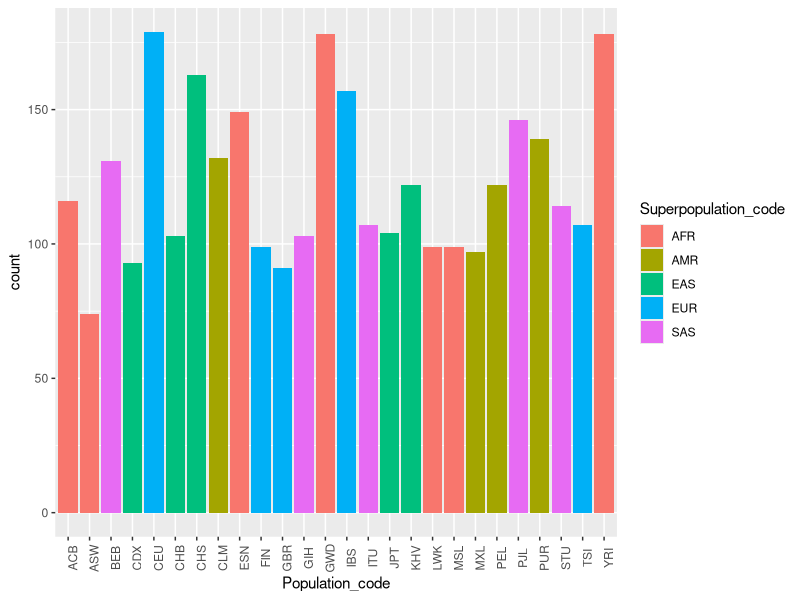
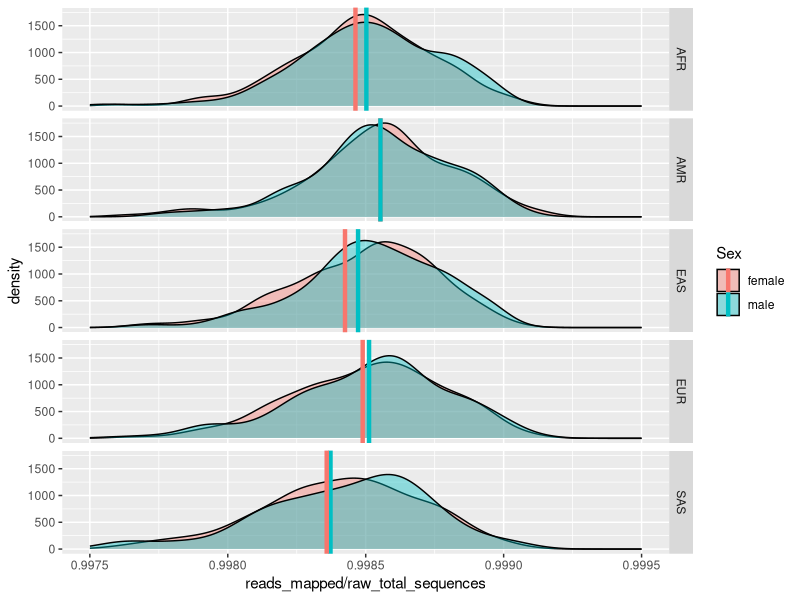
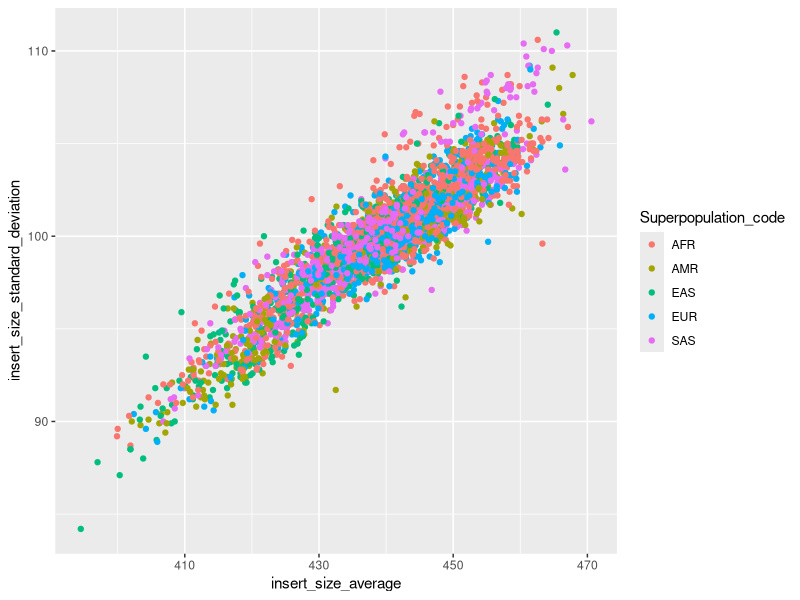
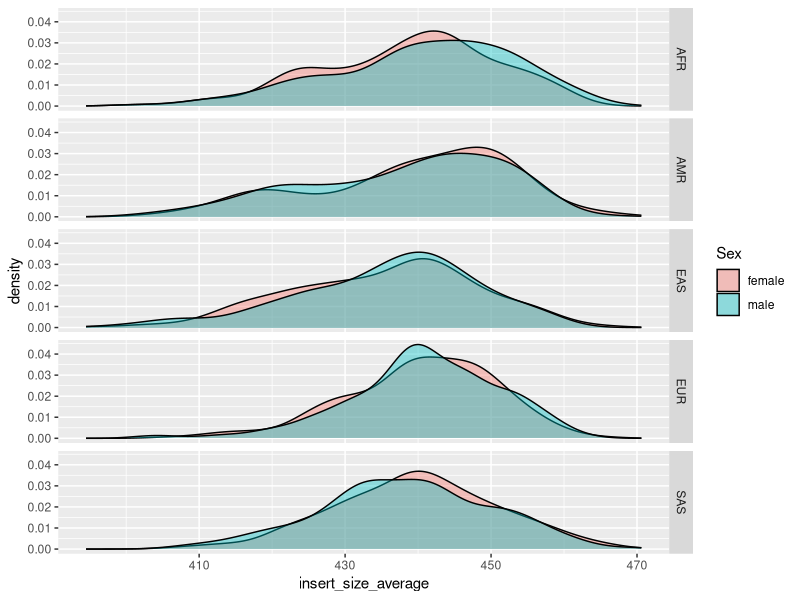
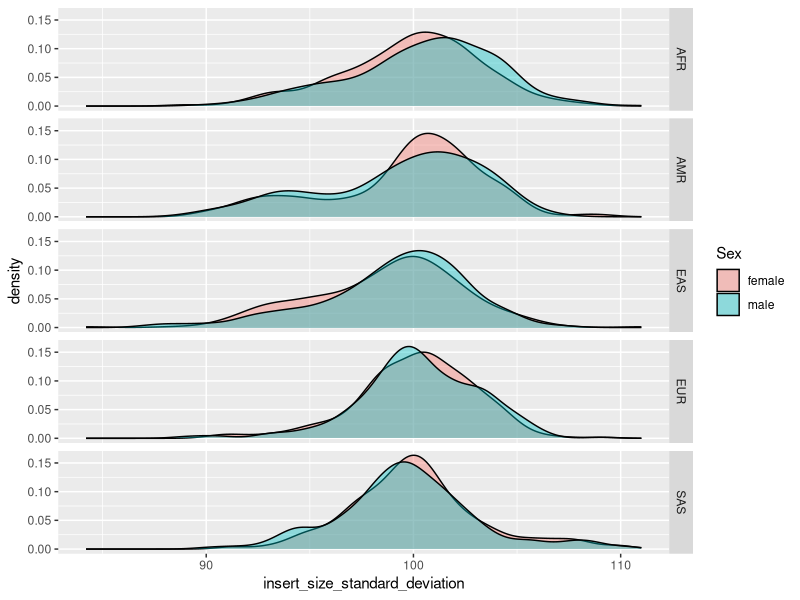
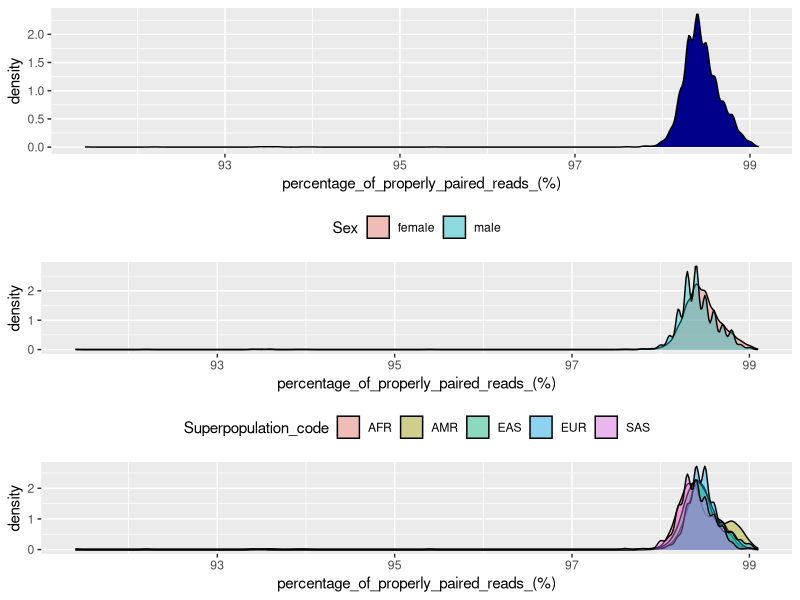
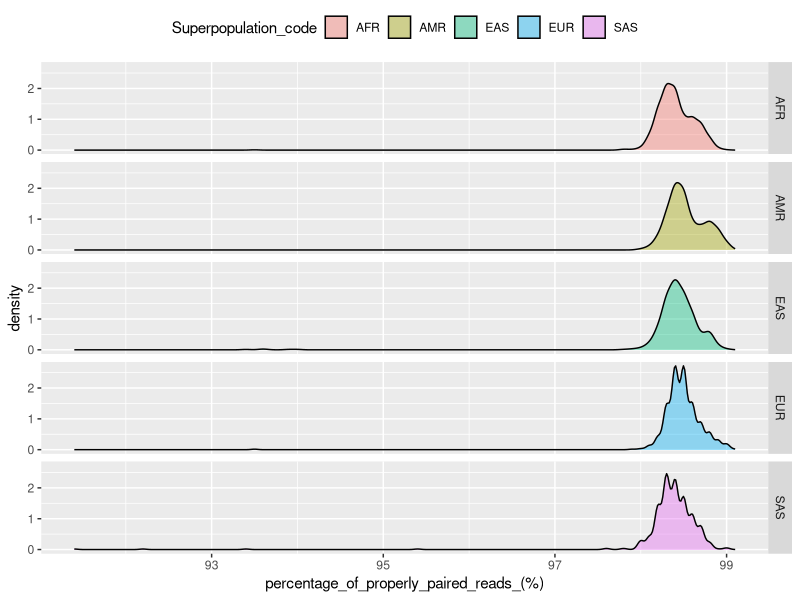
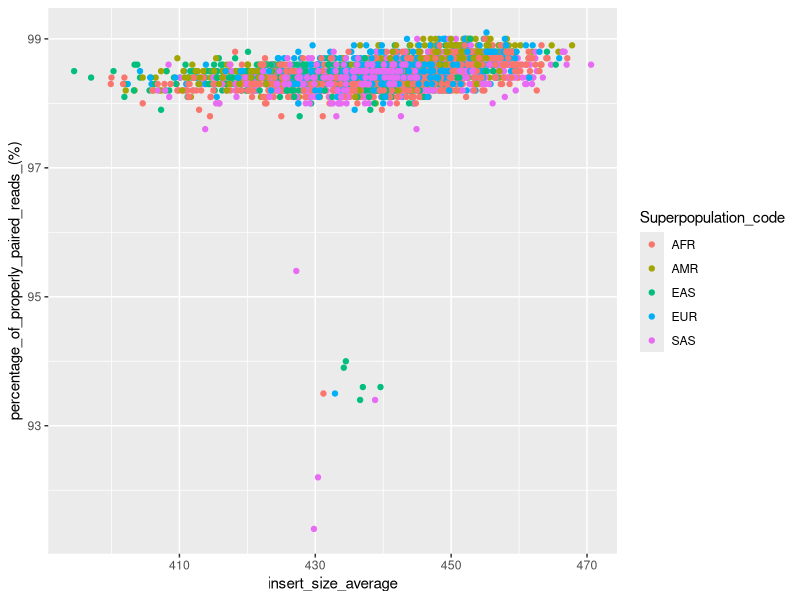

The R source for these figures, in order:
## Plot the mapping statistics across samples using the samtools stats matrix
##############################################################################

## Set up environment
# install.packages("gridExtra")
# install.packages("scales")

library(ggplot2)
library(gridExtra)
library(dplyr)
library(scales) 

## this will need to be set to the directory where you have the samtoolstats file
setwd("/Users/mschatz/Dropbox/Documents/Projects/T2T/t2t-variants/samtools_stats_chm13")

## Load tables and fix formatting
stats <- as.data.frame(t(read.table("2021.04.22.samtools.stats.all.txt", header=TRUE, row.names=1)))

stats$Sex                  = as.factor(stats$Sex)
stats$Population_code      = as.factor(stats$Population_code)
stats$Superpopulation_code = as.factor(stats$Superpopulation_code)

stats$error_rate                                = as.double(stats$error_rate)
stats$reads_mapped                              = as.double(stats$reads_mapped)
stats$reads_unmapped                            = as.double(stats$reads_unmapped)
stats$average_length                            = as.double(stats$average_length)
stats$raw_total_sequences                       = as.double(stats$raw_total_sequences)
stats$insert_size_average                       = as.double(stats$insert_size_average)
stats$insert_size_standard_deviation            = as.double(stats$insert_size_standard_deviation)
stats$`percentage_of_properly_paired_reads_(%)` = as.double(stats$`percentage_of_properly_paired_reads_(%)`)


## Population Composition
###############################################################################################################################

## overall population counts

dir.create("plot")

pdf("plot/superpopulation_cnt.pdf", width=11, height=8.5)
ggplot(stats, aes(Superpopulation_code, fill=Superpopulation_code)) + geom_histogram(stat="count")
dev.off()

ggplot(stats, aes(Population_code, fill=Superpopulation_code)) + geom_histogram(stat="count") + theme(axis.text.x = element_text(angle = 90))

## overall population counts.... there must be a better way to do this
cnts <- stats %>% count(Population_code, Superpopulation_code)
colors = hue_pal()(5)
pcnt = cnts %>% filter(Superpopulation_code=="AFR"); p1 = ggplot(pcnt, aes(x=Population_code, y=n)) + geom_bar(stat='identity', fill=colors[1]) + xlab("AFR") + ylim(0,max(cnts$n)) + theme(axis.text.x = element_text(angle = 90))
pcnt = cnts %>% filter(Superpopulation_code=="AMR"); p2 = ggplot(pcnt, aes(x=Population_code, y=n)) + geom_bar(stat='identity', fill=colors[2]) + xlab("AMR") + ylim(0,max(cnts$n)) + theme(axis.title.y = element_blank(), axis.text.y = element_blank(), axis.ticks.y = element_blank()) + theme(axis.text.x = element_text(angle = 90))
pcnt = cnts %>% filter(Superpopulation_code=="EAS"); p3 = ggplot(pcnt, aes(x=Population_code, y=n)) + geom_bar(stat='identity', fill=colors[3]) + xlab("EAS") + ylim(0,max(cnts$n)) + theme(axis.title.y = element_blank(), axis.text.y = element_blank(), axis.ticks.y = element_blank()) + theme(axis.text.x = element_text(angle = 90))
pcnt = cnts %>% filter(Superpopulation_code=="EUR"); p4 = ggplot(pcnt, aes(x=Population_code, y=n)) + geom_bar(stat='identity', fill=colors[4]) + xlab("EUR") + ylim(0,max(cnts$n)) + theme(axis.title.y = element_blank(), axis.text.y = element_blank(), axis.ticks.y = element_blank()) + theme(axis.text.x = element_text(angle = 90))
pcnt = cnts %>% filter(Superpopulation_code=="SAS"); p5 = ggplot(pcnt, aes(x=Population_code, y=n)) + geom_bar(stat='identity', fill=colors[5]) + xlab("SAS") + ylim(0,max(cnts$n)) + theme(axis.title.y = element_blank(), axis.text.y = element_blank(), axis.ticks.y = element_blank()) + theme(axis.text.x = element_text(angle = 90))

pdf("plot/population_cnt.pdf", width=11, height=8.5)
grid.arrange(p1,p2,p3,p4,p5,nrow=1, widths=c(7,4,5,5,5))
dev.off()


## Coverage Analysis, mapping rate, insert sizes
###############################################################################################################################

## raw reads per superpopulation
pdf("plot/superpopulation_data.pdf", width=11, height=8.5)
ggplot(stats, aes(raw_total_sequences, fill=Superpopulation_code)) + geom_density() + facet_grid(stats$Superpopulation_code)
dev.off()

## raw coverage by superpopulation
pop_cov <- stats %>% group_by(Superpopulation_code) %>% mutate(pop_cov_mean=mean(raw_total_sequences*average_length/3e9)) 

pdf("plot/superpopulation_cov.pdf", width=11, height=8.5)
ggplot(pop_cov, aes(raw_total_sequences*average_length/3e9, fill=Superpopulation_code)) + geom_density() + geom_vline(aes(xintercept=pop_cov_mean), color="black")+ facet_grid(stats$Superpopulation_code)
dev.off()

## Mapping Rate
pdf("plot/superpopulation_mapping_rate.pdf", width=11, height=8.5)
ggplot(stats, aes(reads_mapped/raw_total_sequences, fill=Sex)) + geom_density(alpha=0.4) + facet_grid(stats$Superpopulation_code)
dev.off()

## Mapping rates by pop + sex
pop_mapping <- stats %>% group_by(Superpopulation_code, Sex) %>% mutate(pop_mean_mapping=mean(reads_mapped/raw_total_sequences)) 
ggplot(pop_mapping, aes(reads_mapped/raw_total_sequences, fill=Sex)) + geom_density(alpha=0.4) + xlim(.9975, .9995) + geom_vline(aes(xintercept=pop_mean_mapping, color=Sex), size=1.5) + facet_grid(stats$Superpopulation_code) 

## insert size distribution
ggplot(stats, aes(x=insert_size_average, y=insert_size_standard_deviation, color=Superpopulation_code)) + geom_point()
ggplot(stats, aes(x=insert_size_average, fill=Sex)) + geom_density(alpha=0.4) + facet_grid(stats$Superpopulation_code)
ggplot(stats, aes(x=insert_size_standard_deviation, fill=Sex)) + geom_density(alpha=0.4) + facet_grid(stats$Superpopulation_code)


## proper pairs
###############################################################################################################################

## overall proper pairs
p1 <- ggplot(stats, aes(x=`percentage_of_properly_paired_reads_(%)`), fill=D)                    + geom_density(color="black", fill="darkblue") + theme(legend.position='top')
p2 <- ggplot(stats, aes(x=`percentage_of_properly_paired_reads_(%)`, fill=Sex))                  + geom_density(alpha=0.4)                      + theme(legend.position='top')
p3 <- ggplot(stats, aes(x=`percentage_of_properly_paired_reads_(%)`, fill=Superpopulation_code)) + geom_density(alpha=0.4)                      + theme(legend.position='top')
grid.arrange(p1, p2, p3, nrow=3)

## properpairs by population
ggplot(stats, aes(x=`percentage_of_properly_paired_reads_(%)`, fill=Superpopulation_code)) + geom_density(alpha=0.4) + facet_grid(stats$Superpopulation_code) + theme(legend.position='top') 

## scatterplot of proper pairs by insert size
ggplot(stats, aes(x=insert_size_average, y=`percentage_of_properly_paired_reads_(%)`, color=Superpopulation_code)) + geom_point()

## All in 1 giant messy plot
ggplot(stats, aes(x=`percentage_of_properly_paired_reads_(%)`, fill=Sex)) + geom_density(alpha=0.4) + theme(legend.position='top') + facet_grid(stats$Population_code)
ggplot(stats, aes(x=`percentage_of_properly_paired_reads_(%)`, fill=Superpopulation_code)) + geom_density(alpha=0.4) + theme(legend.position='top') + facet_grid(stats$Population_code)

## Per superpopulation
for (pop in levels(stats$Superpopulation_code)) { print(pop) }
pop = "AFR"; superpop = filter(stats, Superpopulation_code==pop); ggplot(superpop, aes(x=`percentage_of_properly_paired_reads_(%)`, fill=Sex)) + geom_density(alpha=0.4) + theme(legend.position='top') + facet_grid(superpop$Population_code) + ggtitle(paste("Superpopulation: ", pop)) + xlim(90, 100)
pop = "AMR"; superpop = filter(stats, Superpopulation_code==pop); ggplot(superpop, aes(x=`percentage_of_properly_paired_reads_(%)`, fill=Sex)) + geom_density(alpha=0.4) + theme(legend.position='top') + facet_grid(superpop$Population_code) + ggtitle(paste("Superpopulation: ", pop)) + xlim(90, 100)  
pop = "EAS"; superpop = filter(stats, Superpopulation_code==pop); ggplot(superpop, aes(x=`percentage_of_properly_paired_reads_(%)`, fill=Sex)) + geom_density(alpha=0.4) + theme(legend.position='top') + facet_grid(superpop$Population_code) + ggtitle(paste("Superpopulation: ", pop)) + xlim(90, 100)  
pop = "EUR"; superpop = filter(stats, Superpopulation_code==pop); ggplot(superpop, aes(x=`percentage_of_properly_paired_reads_(%)`, fill=Sex)) + geom_density(alpha=0.4) + theme(legend.position='top') + facet_grid(superpop$Population_code) + ggtitle(paste("Superpopulation: ", pop)) + xlim(90, 100)  
pop = "SAS"; superpop = filter(stats, Superpopulation_code==pop); ggplot(superpop, aes(x=`percentage_of_properly_paired_reads_(%)`, fill=Sex)) + geom_density(alpha=0.4) + theme(legend.position='top') + facet_grid(superpop$Population_code) + ggtitle(paste("Superpopulation: ", pop)) + xlim(90, 100)  

## focus on small insert sizes
small = filter(stats, insert_size_average < 500)
p1 <- ggplot(small, aes(x=`percentage_of_properly_paired_reads_(%)`), fill=D)                    + geom_density(color="black", fill="darkblue") + theme(legend.position='top')
p2 <- ggplot(small, aes(x=`percentage_of_properly_paired_reads_(%)`, fill=Sex))                  + geom_density(alpha=0.4)                      + theme(legend.position='top')
p3 <- ggplot(small, aes(x=`percentage_of_properly_paired_reads_(%)`, fill=Superpopulation_code)) + geom_density(alpha=0.4)                      + theme(legend.position='top')
grid.arrange(p1, p2, p3, nrow=3)

## focus on big
big = filter(stats, insert_size_average >= 500)
p1 <- ggplot(big, aes(x=`percentage_of_properly_paired_reads_(%)`), fill=D)                    + geom_density(color="black", fill="darkblue") + theme(legend.position='top')
p2 <- ggplot(big, aes(x=`percentage_of_properly_paired_reads_(%)`, fill=Sex))                  + geom_density(alpha=0.4)                      + theme(legend.position='top')
p3 <- ggplot(big, aes(x=`percentage_of_properly_paired_reads_(%)`, fill=Superpopulation_code)) + geom_density(alpha=0.4)                      + theme(legend.position='top')
grid.arrange(p1, p2, p3, nrow=3)


## Error Rate
###############################################################################################################################
 
## error_rate (all)
sex_err <- stats %>% group_by(Sex) %>% mutate(sex_err_mean=mean(error_rate)) 
pop_err <- stats %>% group_by(Superpopulation_code) %>% mutate(pop_err_mean=mean(error_rate)) 
sex_pop_err <- stats %>% group_by(Sex, Superpopulation_code) %>% mutate(sex_pop_err_mean=mean(error_rate)) 

p1 <- ggplot(stats, aes(error_rate, fill=D))                      + geom_density(color="black", fill="darkblue") + geom_vline(aes(xintercept=mean(error_rate)), size=1, color="red") + theme(legend.position='top')
p2 <- ggplot(sex_err, aes(error_rate, fill=Sex))                  + geom_density(alpha=0.4) + geom_vline(aes(xintercept=sex_err_mean, color=Sex), size=1.5) + theme(legend.position='top')
p3 <- ggplot(pop_err, aes(error_rate, fill=Superpopulation_code)) + geom_density(alpha=0.4) + geom_vline(aes(xintercept=pop_err_mean, color=Superpopulation_code), size=1.5) + theme(legend.position='top')

pdf("plot/superpopulation_error_rate.pdf", width=11, height=8.5)
grid.arrange(p1, p2, p3, nrow=3)
dev.off()

pdf("plot/superpopulation_error_rate_sex.pdf", width=11, height=8.5)
ggplot(sex_pop_err, aes(error_rate, fill=Sex)) + geom_density(alpha=0.4) + geom_vline(aes(xintercept=sex_pop_err_mean, color=Sex), size=1.5) + theme(legend.position='top') + facet_grid(stats$Superpopulation_code) 
dev.off()


## error rate small ins
small = filter(stats, insert_size_average < 500)
small_sex_err <- small %>% group_by(Sex) %>% mutate(sex_err_mean=mean(error_rate)) 
small_pop_err <- small %>% group_by(Superpopulation_code) %>% mutate(pop_err_mean=mean(error_rate)) 

p1 <- ggplot(small, aes(error_rate, fill=D))                            + geom_density(color="black", fill="darkblue") + geom_vline(aes(xintercept=mean(error_rate)), size=1, color="red") + theme(legend.position='top')
p2 <- ggplot(small_sex_err, aes(error_rate, fill=Sex))                  + geom_density(alpha=0.4) + geom_vline(aes(xintercept=sex_err_mean, color=Sex), size=1.5) + theme(legend.position='top')
p3 <- ggplot(small_pop_err, aes(error_rate, fill=Superpopulation_code)) + geom_density(alpha=0.4) + geom_vline(aes(xintercept=pop_err_mean, color=Superpopulation_code), size=1.5) + theme(legend.position='top')
grid.arrange(p1, p2, p3, nrow=3)



## reads_unmapped
sex_unmapped <- stats %>% group_by(Sex) %>% mutate(sex_unmapped_mean=mean(reads_unmapped/raw_total_sequences)) 
pop_unmapped <- stats %>% group_by(Superpopulation_code) %>% mutate(pop_unmapped_mean=mean(reads_unmapped/raw_total_sequences)) 

p1 <- ggplot(stats, aes(reads_unmapped/raw_total_sequences, fill=D))                    + geom_density(color="black", fill="darkblue") + geom_vline(aes(xintercept=mean(reads_unmapped/raw_total_sequences)), size=1, color="red") + theme(legend.position='top')
p2 <- ggplot(sex_unmapped, aes(reads_unmapped/raw_total_sequences, fill=Sex))                  + geom_density(alpha=0.4) + geom_vline(aes(xintercept=sex_unmapped_mean, color=Sex), size=1.5) + theme(legend.position='top')
p3 <- ggplot(pop_unmapped, aes(reads_unmapped/raw_total_sequences, fill=Superpopulation_code)) + geom_density(alpha=0.4) + geom_vline(aes(xintercept=pop_unmapped_mean, color=Superpopulation_code), size=1.5) + theme(legend.position='top')

pdf("plot/superpopulation_unmapped_rate.pdf", width=11, height=8.5)
grid.arrange(p1, p2, p3, nrow=3)
dev.off()
